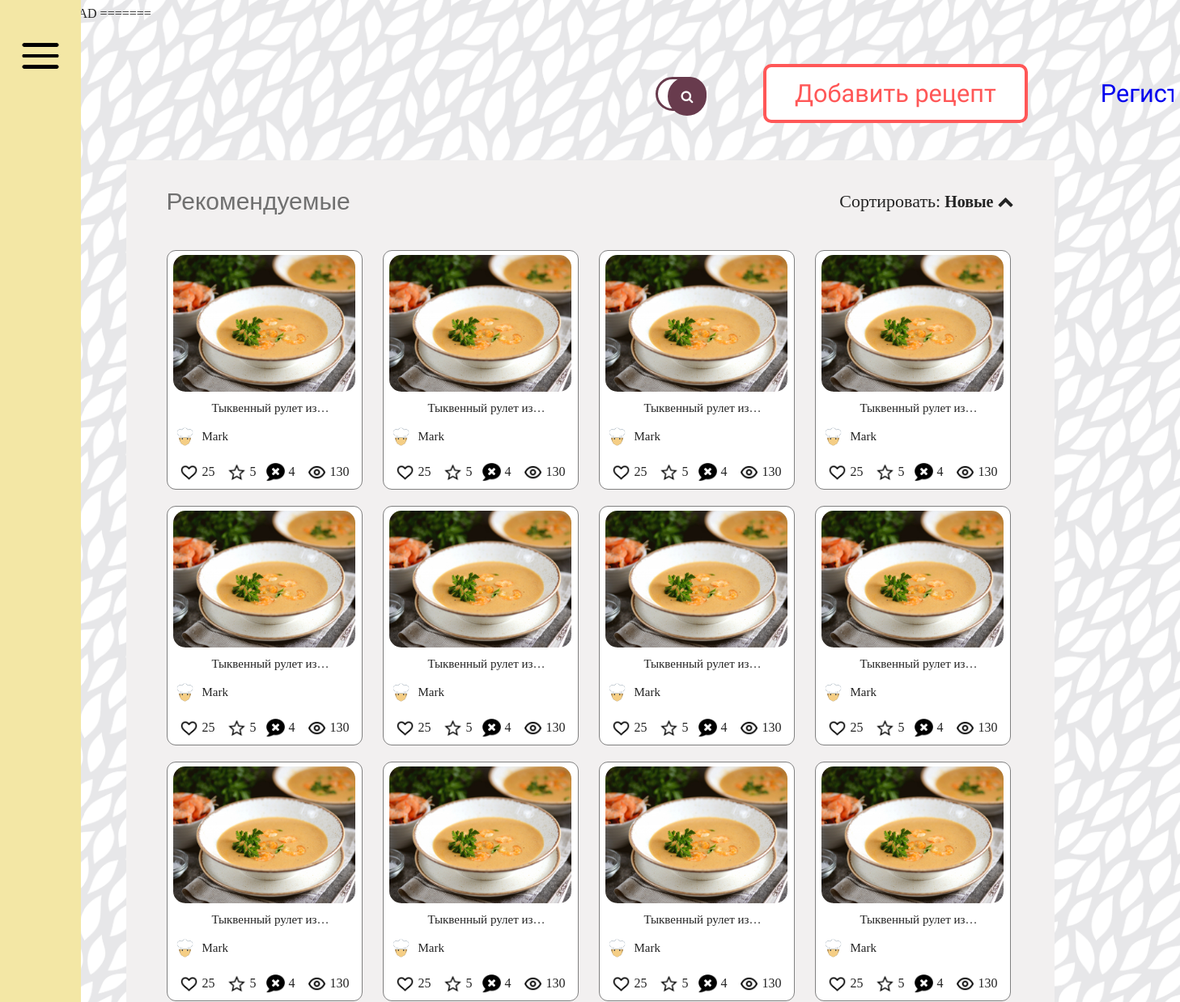
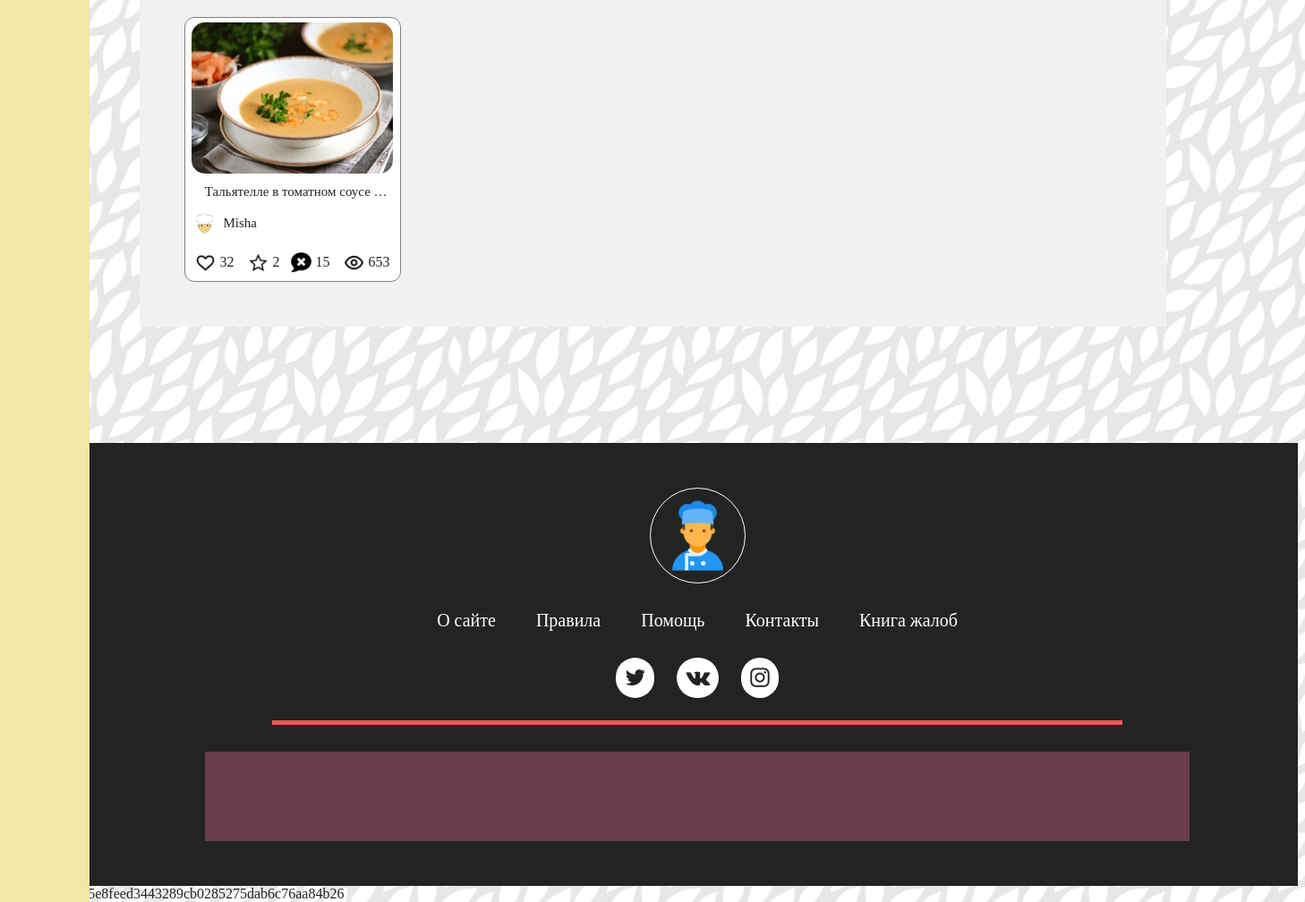
The page / on the database its author committed (2 pictures, top to bottom).
### tables this page shows
CREATE TABLE Recipes
(
	IDRecipe INT NOT NULL PRIMARY KEY AUTO_INCREMENT,
	Id_User INT NOT NULL,
  Id_TypeRecipe INT NOT NULL,
  NameRecipe varchar(50) NOT NULL,
	Image varchar(500) NOT NULL,
  Author varchar(40),
	Likes INT NOT NULL,
  Comments INT NOT NULL,
  Favorites INT NOT NULL,
  Views INT NOT NULL,
  Times INT NOT NULL,

  FOREIGN KEY (Id_User) REFERENCES Users (IDUser),
  FOREIGN KEY (Id_TypeRecipe) REFERENCES TypeRecipe (IDTypeRecipe)
);

CREATE TABLE Users
(
	IDUser INT NOT NULL PRIMARY KEY AUTO_INCREMENT,
	Name varchar(20) NOT NULL,
    Surname varchar(20) NOT NULL,
    Email varchar(255) NOT NULL,
	Avatar varchar(500) NOT NULL,
	Login varchar(100) NOT NULL,
	Password varchar(32) NOT NULL,
	Block INT NOT NULL DEFAULT 0
);

### Index.php (the view, shortened to what this page needs)
<!DOCTYPE html>
<html lang="en">
<head>
</head>
<body>
</body>
<?php session_start();
require 'databaseconnect.php'; ?>
<!DOCTYPE html>
<html lang="ru">
<head>
	<link rel="stylesheet" href="./font-awesome-4.7.0/css/font-awesome.min.css" />
	<link rel="stylesheet" href="./main.css" />
</head>
<body>
	<div class="wrapper">
		<section class="hero">
			<header class="header">
				<a href="#" class="header__logo">
				</a>
				<div class="header__menu">
					<div class="header__search">
						<form class="header__search-form" action="" method="GET">
							<button class="header__search-button"></button>
						</form>
					</div>
					<a href="#" class="header__add-recipe"> Добавить рецепт </a>
					<? if(isset($_SESSION['User'])):?>
					<?else:?>
					<a href="sign-in-up.php?status=up" class="header__sign-up"> Регистрация </a>
					<? endif;?>
				</div>
			</header>
			<div class="main">
				<div class="main__body">
					<div class="main__filter">
						<div class="main__filter-title">Рекомендуемые</div>
						<div class="main__filter-list">
							<div class="main__filter-text">Сортировать:</div>
							<div class="main__filter-desc">Новые</div>
							<div class="filter">
							</div>
						</div>
					</div>
					<div class="main__recipes">
						<?php
						$sql = "SELECT * FROM Users JOIN Recipes ON Users.IDUser = Recipes.Id_User";
						$query = $connect -> query($sql);
						$countRecipes = $query->fetchAll();
						if(count($countRecipes) > 0):
							$prepare = $connect -> prepare($sql);
							$prepare -> execute();
							$Recipes = $prepare->fetchAll();
							for ($i = 0 ; $i < count($countRecipes) ; ++$i):
									$NameRecipe = $Recipes[$i]['NameRecipe'];
									$Name = $Recipes[$i]['Name'];
									$Likes = $Recipes[$i]['Likes'];
									$Favorites = $Recipes[$i]['Favorites'];
									$Comments = $Recipes[$i]['Comments'];
									$Views = $Recipes[$i]['Views'];
									?>
						<div class="recipe">
							<a href="" class="recipe__link-img">
								<img src="./img/Recipe/7.jpg" alt="Рецепт" class="recipe__img" />
							</a>
							<div class="recipe__link-name">
								<? echo $NameRecipe;?>
							</div>
							<a class="recipe__link-author">
								<img src="./img/profile.png" alt="Автор" class="recipe__img-author" />
								<div class="recipe__name-author">
									<? echo $Name;?>
								</div>
							</a>
							<div class="recipe__desc">
								<ul class="desc">
									<li class="desc__item">
										<img src="./img/icons8-heart-208.png" alt="Количество лайков рецепта" class="desc__item-icon" />
										<div class="desc__item-title">
											<? echo $Likes;?>
										</div>
									</li>
									<li class="desc__item">
										<img src="./img/icons8-star-96.png" alt="Количество добавлений рецепта" class="desc__item-icon" />
										<div class="desc__item-title">
											<? echo $Favorites;?>
										</div>
									</li>
									<li class="desc__item">
										<img src="./img/icons8-delete-message-52.png" alt="Количество сообщений рецепта"
											class="desc__item-icon" />
										<div class="desc__item-title">
											<? echo $Comments;?>
										</div>
									</li>
									<li class="desc__item">
										<img src="./img/icons8-eye-96.png" alt="Количество просмотров рецепта" class="desc__item-icon" />
										<div class="desc__item-title">
											<? echo $Views;?>
										</div>
									</li>
								</ul>
							</div>
						</div>
						<? endfor; endif;?>
					</div>
				</div>
			</div>
	</div>
	<footer class="footer">
		<div class="footer__main">
			<div class="footer__information">
				<a class="footer__logo">
					<img class="footer__logo-icon" src="./img/logo.png" />
				</a>
				<div class="footer__rules">
					<div class="footer__rules-item">
						<a class="footer__rules-link">О сайте</a>
					</div>
					<div class="footer__rules-item">
						<a class="footer__rules-link">Правила</a>
					</div>
					<div class="footer__rules-item">
						<a class="footer__rules-link">Помощь</a>
					</div>
					<div class="footer__rules-item">
						<a class="footer__rules-link">Контакты</a>
					</div>
					<div class="footer__rules-item">
						<a class="footer__rules-link">Книга жалоб</a>
					</div>
				</div>
				<div class="footer__community">
					<a class="footer__community-link">
						<i class="fa fa-twitter footer__community-icon"></i>
					</a>
					<a class="footer__community-link">
						<i class="fa fa-vk footer__community-icon"></i>
					</a>
					<a class="footer__community-link">
						<i class="fa fa-instagram footer__community-icon"></i>
					</a>
				</div>
			</div>
			<div class="footer__law"></div>
		</div>
	</footer>
	<aside class="sidebar">
		<a href="#" class="sidebar__hamburger">
			<img src="./img/hamburger.png" alt="humburger-open" class="sidebar__hamburger-icon" />
		</a>
	</aside>
</body>
</html>

### rows shown on the page
recipes: NameRecipe "Тыквенный рулет…", Id_User.Name "Mark", Likes "25", Favorites "5", Comments "4", Views "130"
recipes: NameRecipe "Тыквенный рулет…", Id_User.Name "Mark", Likes "25", Favorites "5", Comments "4", Views "130"
recipes: NameRecipe "Тыквенный рулет…", Id_User.Name "Mark", Likes "25", Favorites "5", Comments "4", Views "130"
recipes: NameRecipe "Тыквенный рулет…", Id_User.Name "Mark", Likes "25", Favorites "5", Comments "4", Views "130"
recipes: NameRecipe "Тыквенный рулет…", Id_User.Name "Mark", Likes "25", Favorites "5", Comments "4", Views "130"
recipes: NameRecipe "Тыквенный рулет…", Id_User.Name "Mark", Likes "25", Favorites "5", Comments "4", Views "130"
recipes: NameRecipe "Тыквенный рулет…", Id_User.Name "Mark", Likes "25", Favorites "5", Comments "4", Views "130"
recipes: NameRecipe "Тыквенный рулет…", Id_User.Name "Mark", Likes "25", Favorites "5", Comments "4", Views "130"
recipes: NameRecipe "Тыквенный рулет…", Id_User.Name "Mark", Likes "25", Favorites "5", Comments "4", Views "130"
recipes: NameRecipe "Тыквенный рулет…", Id_User.Name "Mark", Likes "25", Favorites "5", Comments "4", Views "130"
recipes: NameRecipe "Тыквенный рулет…", Id_User.Name "Mark", Likes "25", Favorites "5", Comments "4", Views "130"
recipes: NameRecipe "Тыквенный рулет…", Id_User.Name "Mark", Likes "25", Favorites "5", Comments "4", Views "130"
recipes: NameRecipe "Тальятелле в томатном соусе…", Id_User.Name "Misha", Likes "32", Favorites "2", Comments "15", Views "653"
